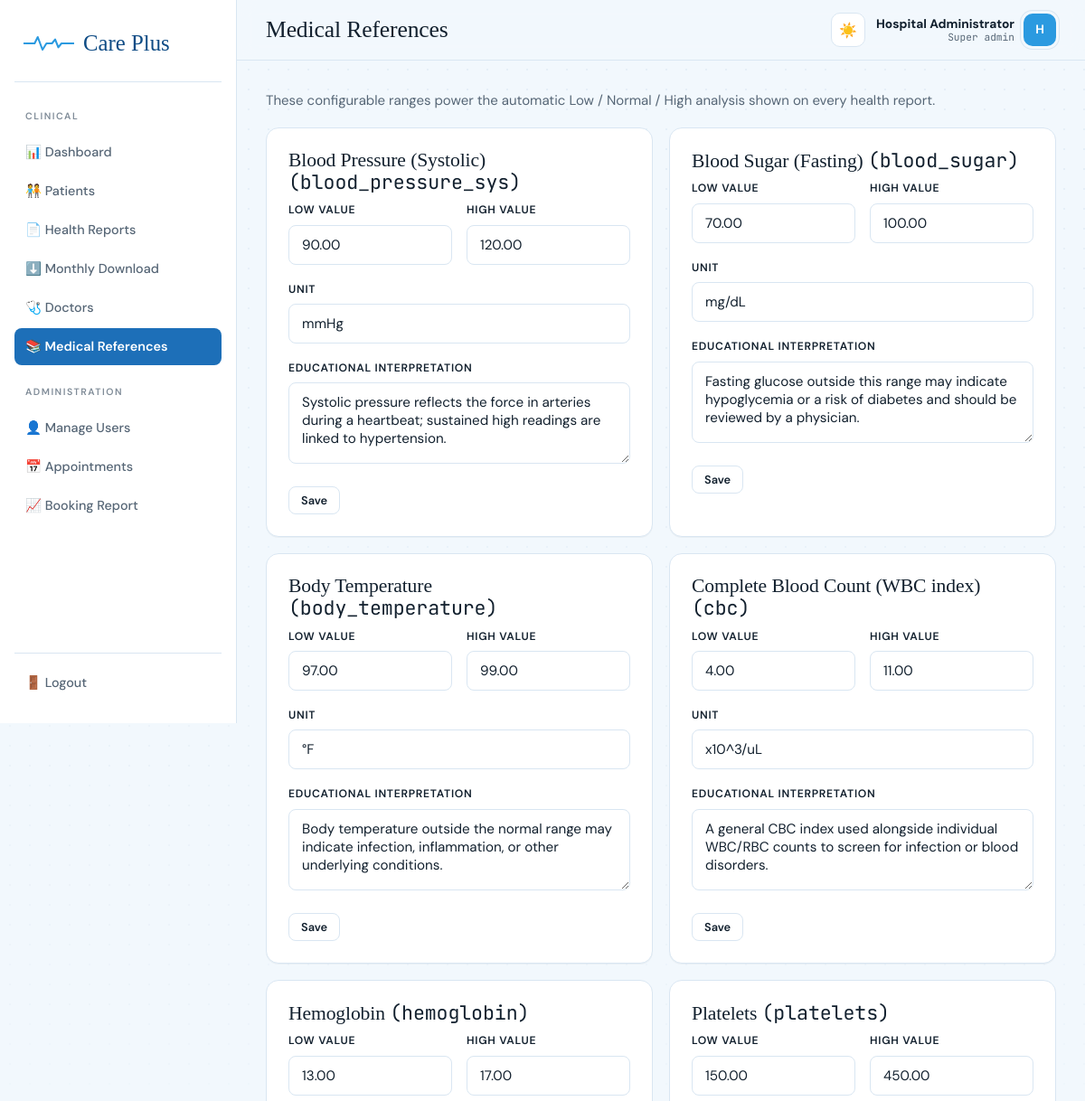
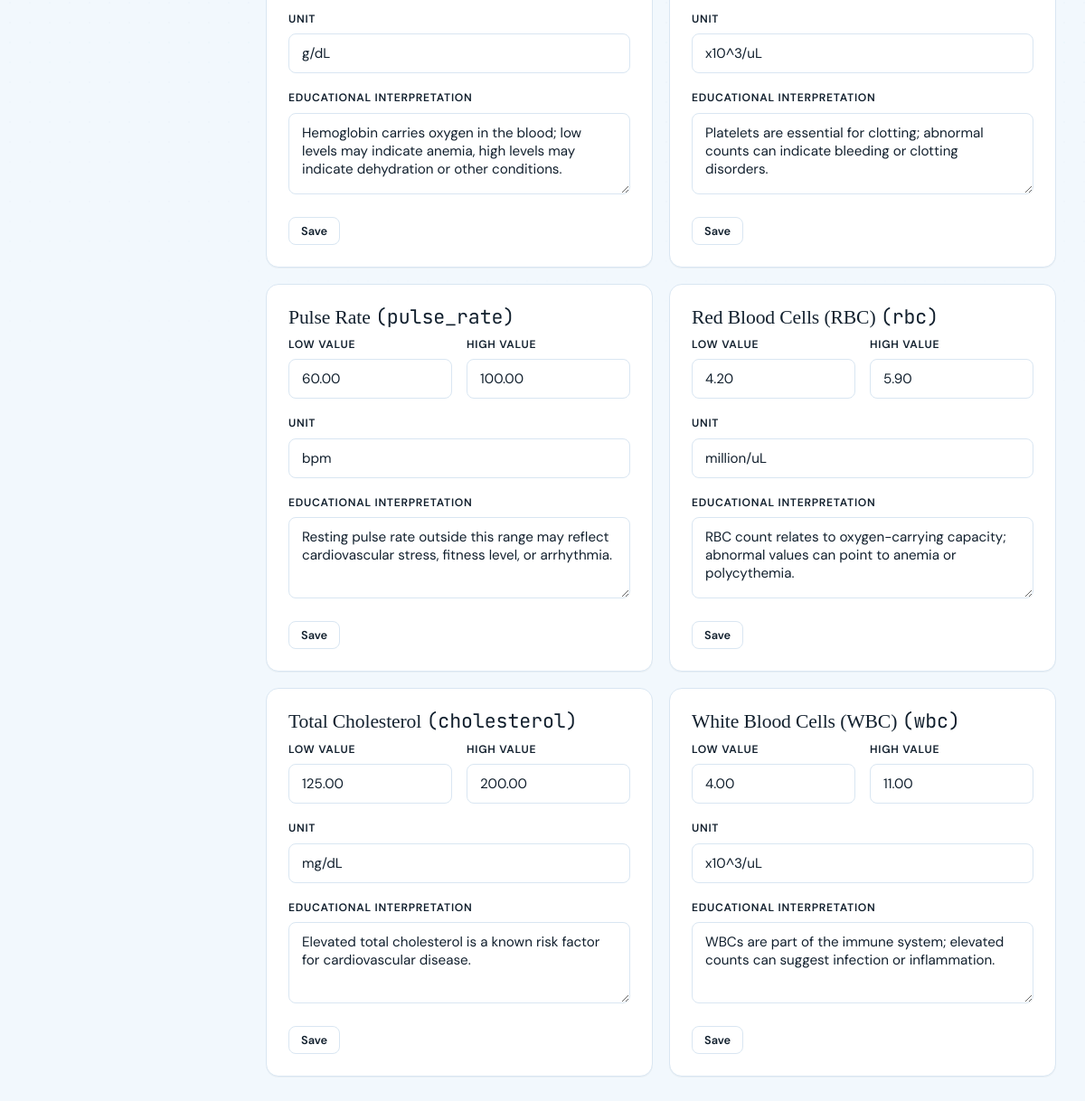
Screenshot of /admin/references.php (signed in) with the database file from the repository (2 pictures, top to bottom).
### tables this page shows
CREATE TABLE medical_references (
    reference_id   INT AUTO_INCREMENT PRIMARY KEY,
    test_key       VARCHAR(50) NOT NULL UNIQUE,    
    test_name      VARCHAR(100) NOT NULL,
    unit           VARCHAR(20) NOT NULL,
    low_value      DECIMAL(10,2) NOT NULL,
    high_value     DECIMAL(10,2) NOT NULL,
    interpretation TEXT,                           
    updated_at     TIMESTAMP DEFAULT CURRENT_TIMESTAMP ON UPDATE CURRENT_TIMESTAMP
);

### includes/functions.php (called while the page is built, shortened)
<?php
function e($value) {
    return htmlspecialchars($value ?? '', ENT_QUOTES, 'UTF-8');
}

### admin/references.php (the view, shortened to what this page needs)
<?php
require_once __DIR__ . '/../config/config.php';
$refs = $pdo->query("SELECT * FROM medical_references ORDER BY test_name")->fetchAll();
require __DIR__ . '/../includes/header_admin.php';
?>
<p class="hint" style="margin-bottom:18px;">These configurable ranges power the automatic Low / Normal / High analysis shown on every health report.</p>
<div class="grid grid-2">
<?php foreach ($refs as $r): ?>
  <div class="card">
    <h3 style="margin-top:0;"><?= e($r['test_name']) ?> <span class="mono hint">(<?= e($r['test_key']) ?>)</span></h3>
    <form method="post">
      <div class="field-row">
        <div class="field"><label>Low value</label><input type="number" step="0.01" name="low_value" value="<?= e($r['low_value']) ?>" required></div>
        <div class="field"><label>High value</label><input type="number" step="0.01" name="high_value" value="<?= e($r['high_value']) ?>" required></div>
      </div>
      <div class="field"><label>Unit</label><input type="text" name="unit" value="<?= e($r['unit']) ?>" required></div>
      <div class="field"><label>Educational interpretation</label><textarea name="interpretation"><?= e($r['interpretation']) ?></textarea></div>
      <button type="submit" class="btn btn-outline btn-sm">Save</button>
    </form>
  </div>
<?php endforeach; ?>
</div>
<?php require __DIR__ . '/../includes/footer.php'; ?>

### assets/css/style.css (style rules this page uses)
:root { --ink: #12202E; --ink-soft: #566676; --bg: #F2F8FD; --surface: #FFFFFF; --line: #D9E6F2; --primary: #1D6FB8; --primary-dk: #0F4C85; --primary-lt: #E3F1FC; --accent: #2B9AE0; --accent-dk: #1676B5; --amber: #A9710F; --amber-bg: #FBF1DA; --coral: #BE3A2B; --coral-bg: #FBE9E5; --mint: #1E8A5F; --mint-bg: #E3F3EA; --radius-sm: 8px; --radius-md: 14px; --radius-lg: 22px; --shadow-sm: 0 1px 0 rgba(18,32,46,.04); --shadow-md: 0 6px 20px -8px rgba(18,32,46,.18); --shadow-lg: 0 24px 50px -20px rgba(18,32,46,.30); --font-display: 'Instrument Serif', Georgia, serif; --font-body: 'DM Sans', -apple-system, BlinkMacSystemFont, 'Segoe UI', sans-serif; --font-mono: 'JetBrains Mono', 'SFMono-Regular', monospace; --font-deva: 'Noto Sans Devanagari', 'DM Sans', sans-serif; }
*,*::before,*::after { box-sizing:border-box; }
html { scroll-behavior:smooth; }
body { margin:0; background:var(--bg); color:var(--ink); font-family:var(--font-body); font-size:15px; line-height:1.6; -webkit-font-smoothing:antialiased; transition:background .25s ease, color .25s ease; }
h1,h2,h3,h4 { font-family:var(--font-display); color:var(--ink); margin:0 0 .4em; line-height:1.1; font-weight:400; letter-spacing:-.005em; }
h3 { font-size:1.3rem; }
p { margin:0 0 1em; color:var(--ink-soft); }
.mono { font-family:var(--font-mono); }
.field { margin-bottom:18px; }
.field label { display:block; font-size:.76rem; font-weight:600; color:var(--ink); margin-bottom:6px; text-transform:uppercase; letter-spacing:.06em; }
.field input,.field select,.field textarea { width:100%; padding:11px 14px; border:1px solid var(--line); border-radius:var(--radius-sm); font-family:var(--font-body); font-size:.95rem; color:var(--ink); background:var(--surface); transition:border-color .15s ease, box-shadow .15s ease; }
.field textarea { resize:vertical; min-height:90px; }
.field-row { display:grid; grid-template-columns:1fr 1fr; gap:16px; }
.btn { position:relative; overflow:hidden; display:inline-flex; align-items:center; justify-content:center; gap:8px; padding:11px 22px; border-radius:var(--radius-sm); border:1px solid transparent; cursor:pointer; font-family:var(--font-body); font-weight:600; font-size:.9rem; transition:transform .12s ease, box-shadow .15s ease, background .15s ease, border-color .15s ease, color .15s ease; }
.btn-outline { background:var(--surface); border-color:var(--line); color:var(--ink); }
.btn-sm { padding:6px 13px; font-size:.8rem; }
.card { background:var(--surface); border:1px solid var(--line); border-radius:var(--radius-md); padding:24px; box-shadow:var(--shadow-sm); transition:border-color .2s ease, box-shadow .2s ease, transform .18s ease; }
.card h3 { font-size:1.35rem; }
.grid { display:grid; gap:18px; }
.grid-2 { grid-template-columns:repeat(2,1fr); }
.content .grid > * { animation:rise .5s cubic-bezier(.2,.7,.2,1) backwards; }
.content .grid > *:nth-child(2) { animation-delay:.06s; }
.content .grid > *:nth-child(3) { animation-delay:.12s; }
.content .grid > *:nth-child(4) { animation-delay:.18s; }
.content .grid > *:nth-child(n+5) { animation-delay:.24s; }
:root { color-scheme:light; }

### rows the page displays
medical_references: test_name "Blood Pressure (Systolic)", test_key "blood_pressure_sys", low_value "90.00", high_value "120.00", unit "mmHg", interpretation "Systolic pressure reflects the force in arteries during a heartbeat; sustained high readings are linked to hypertension."
medical_references: test_name "Blood Sugar (Fasting)", test_key "blood_sugar", low_value "70.00", high_value "100.00", unit "mg/dL", interpretation "Fasting glucose outside this range may indicate hypoglycemia or a risk of diabetes and should be reviewed by a physician."
medical_references: test_name "Body Temperature", test_key "body_temperature", low_value "97.00", high_value "99.00", unit "°F", interpretation "Body temperature outside the normal range may indicate infection, inflammation, or other underlying conditions."
medical_references: test_name "Complete Blood Count (WBC index)", test_key "cbc", low_value "4.00", high_value "11.00", unit "x10^3/uL", interpretation "A general CBC index used alongside individual WBC/RBC counts to screen for infection or blood disorders."
medical_references: test_name "Hemoglobin", test_key "hemoglobin", low_value "13.00", high_value "17.00", unit "g/dL", interpretation "Hemoglobin carries oxygen in the blood; low levels may indicate anemia, high levels may indicate dehydration or other conditions."
medical_references: test_name "Platelets", test_key "platelets", low_value "150.00", high_value "450.00", unit "x10^3/uL", interpretation "Platelets are essential for clotting; abnormal counts can indicate bleeding or clotting disorders."
medical_references: test_name "Pulse Rate", test_key "pulse_rate", low_value "60.00", high_value "100.00", unit "bpm", interpretation "Resting pulse rate outside this range may reflect cardiovascular stress, fitness level, or arrhythmia."
medical_references: test_name "Red Blood Cells (RBC)", test_key "rbc", low_value "4.20", high_value "5.90", unit "million/uL", interpretation "RBC count relates to oxygen-carrying capacity; abnormal values can point to anemia or polycythemia."
medical_references: test_name "Total Cholesterol", test_key "cholesterol", low_value "125.00", high_value "200.00", unit "mg/dL", interpretation "Elevated total cholesterol is a known risk factor for cardiovascular disease."
medical_references: test_name "White Blood Cells (WBC)", test_key "wbc", low_value "4.00", high_value "11.00", unit "x10^3/uL", interpretation "WBCs are part of the immune system; elevated counts can suggest infection or inflammation."

### other values shown
$pageTitle "Medical References"
$_SESSION['admin_name'] "Hospital Administrator"
str_replace('_', ' ', $_SESSION['admin_role'] ?? 'staff') "Super admin"
substr($_SESSION['admin_name'] ?? 'A', 0, 1) "H"
